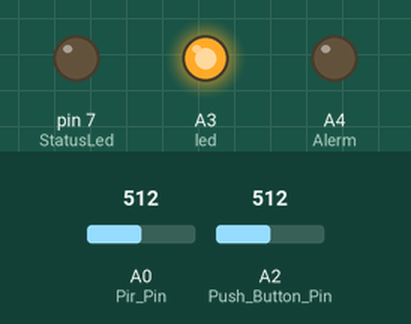
Simulated run of this sketch. Board: Arduino Uno, built with avr-gcc and run on an emulated ATmega328P. Shown: output pins drawn as LEDs (lit = HIGH). Dashed ring = blinking. The test bench sets the inputs (shaded band); at power-on: A0 (Pir_Pin) = 512, A2 (Push_Button_Pin) = 512. What the sketch prints to the serial monitor is not drawn.

Above: at 1.2 s.
1.3 s: A0 (Pir_Pin) set to 312
2.8 s: A0 (Pir_Pin) set to 293
At 3.2 s:
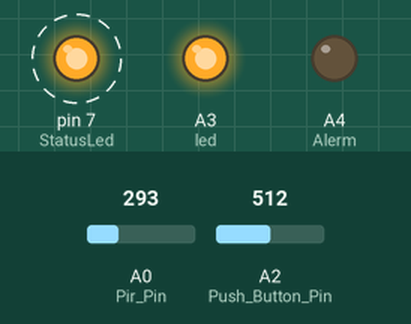
5.8 s: A2 (Push_Button_Pin) set to 312
8.8 s: A2 (Push_Button_Pin) set to 289
At 10.0 s:
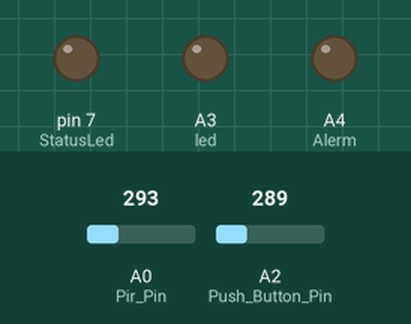
10.3 s: A2 (Push_Button_Pin) set to 306
At 10.7 s:
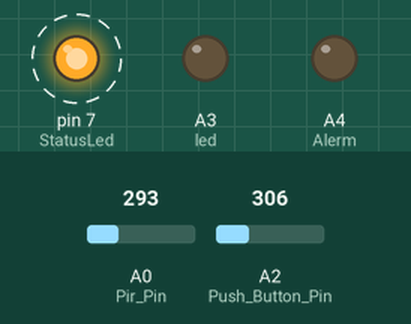
13.3 s: A2 (Push_Button_Pin) set to 290
At 13.8 s:
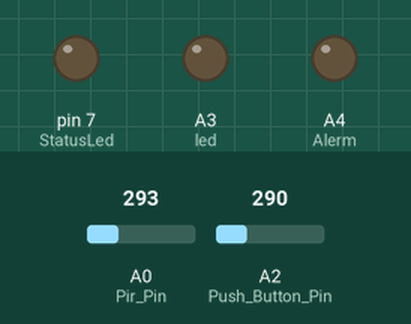
Timing chart, 0 to 15.8 s (numbered marks = the images above; inputs shaded):
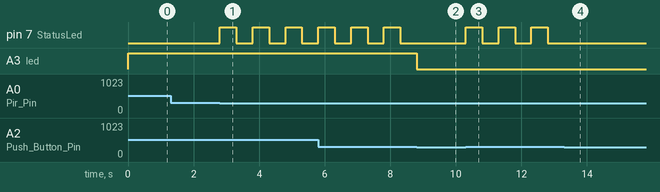

Measured:
- the behaviour switches between 301 and 300 on A0 (Pir_Pin) (found by bisection; images 0 and 1)
- the behaviour switches between 301 and 300 on A2 (Push_Button_Pin) (found by bisection; images 1 and 2)
- after the input at 1.3 s, every drawn part: stays the same
- after the input at 2.8 s, pin 7 (StatusLed): alternates HIGH for 0.50 s and LOW for 0.50 s, starting at once
- after the input at 8.8 s, pin 7 (StatusLed): stays LOW (without the input it goes to HIGH after 0.01 s); A3 (led): HIGH → LOW at once
- after the input at 10.3 s, pin 7 (StatusLed): alternates HIGH for 0.50 s and LOW for 0.50 s, starting at once
- after the input at 13.3 s, pin 7 (StatusLed): stops changing and stays LOW

The sketch:

Main.ino
```cpp
const int led = A3;
const int Alerm = A4;
const int StatusLed = 7;
const int Pir_Pin = A0;
const int Push_Button_Pin = A2;
int SensorState = 0;
int ButtonValue = 0;
int ButtonState = 0;

void setup() {
  Serial.begin(9600);
  pinMode(Pir_Pin, INPUT);
  pinMode(Push_Button_Pin, INPUT);
  pinMode(led, OUTPUT);
  pinMode(Alerm, OUTPUT);
  pinMode(StatusLed, OUTPUT);

}

void loop() {
  SensorState = analogRead(Pir_Pin);
  ButtonValue = analogRead(Push_Button_Pin);
  //Serial.println(SensorState);
  //Serial.println(ButtonValue);
  Serial.println(ButtonState);

  if(SensorState > 300 && ButtonState == 1){
    digitalWrite(Alerm, 1);
  }


  else if (SensorState > 300 && ButtonState == 0){
    digitalWrite(led, 1);
  }


  else if(ButtonValue > 300 && ButtonState == 0){
    ButtonState = 1;
    digitalWrite(StatusLed, 1);
    delay(500);
  }

  else if(ButtonValue > 300 && ButtonState == 1){
    ButtonState = 0;
    digitalWrite(StatusLed, 0);
    delay(500);
  }

  else{
    digitalWrite(led, 0);
    digitalWrite(Alerm, 0);
  }


}
```
